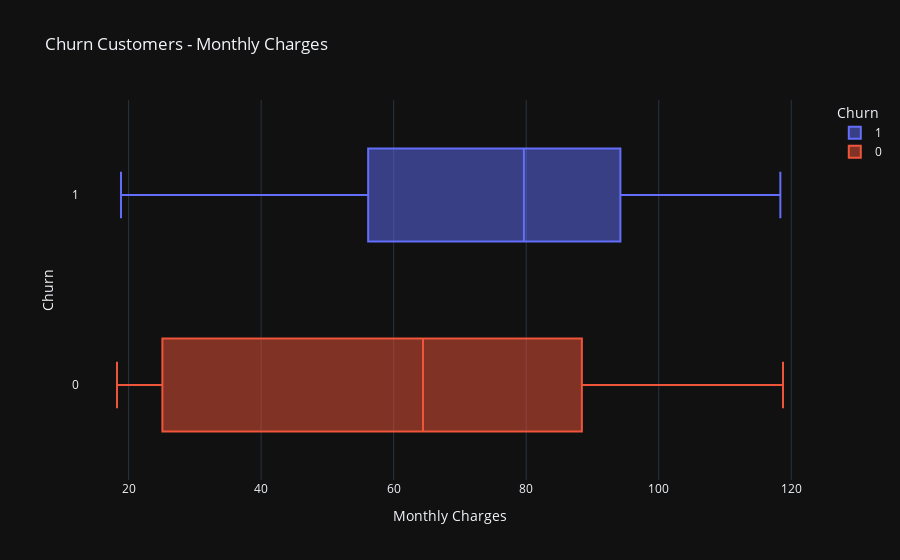
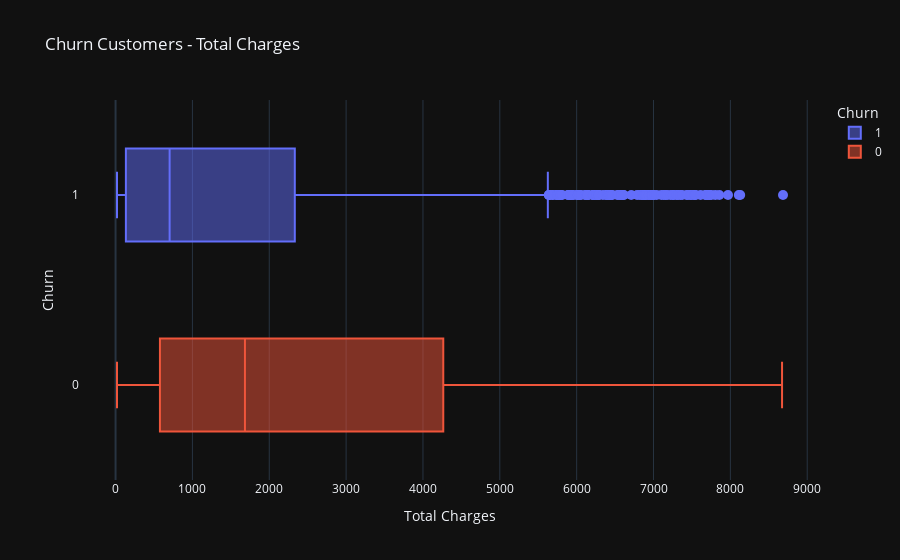

Notebook source saved alongside these figures, in order:
### Markdown cell above
**Note:** Since `Total Charge` column has a few rows with blank strings, we had to filter the dataframe before applying groupby.

### Code cell
# creating a box plot of the distributions for Total Charges`
fig = px.box(telco, x='Monthly Charges', y='Churn', color='Churn', orientation='h', title='Churn Customers - Monthly Charges')
fig.update_traces(marker=dict(size=10))
fig.show()

# creating a box plot of the distributions for `Total Charges`
fig = px.box(telco, x='Total Charges', y='Churn', color='Churn', orientation='h', title='Churn Customers - Total Charges')
fig.update_traces(marker=dict(size=10))
fig.show()

### Figure 1 — Plotly figure (JSON) as saved in the notebook; plotly's stock layout.template omitted (floating-point values rounded to 4 significant figures; data arrays with more than 128 entries replaced by an {"elided": "..."} marker saying what was removed)
{"data": [{"alignmentgroup": "True", "hovertemplate": "Churn=%{y}<br>Monthly Charges=%{x}<extra></extra>", "legendgroup": "1", "marker": {"color": "#636efa", "size": 10}, "name": "1", "notched": false, "offsetgroup": "1", "orientation": "h", "showlegend": true, "type": "box", "x": {"elided": "1869 float values"}, "x0": " ", "xaxis": "x", "y": {"elided": "1869 int values"}, "y0": " ", "yaxis": "y"}, {"alignmentgroup": "True", "hovertemplate": "Churn=%{y}<br>Monthly Charges=%{x}<extra></extra>", "legendgroup": "0", "marker": {"color": "#EF553B", "size": 10}, "name": "0", "notched": false, "offsetgroup": "0", "orientation": "h", "showlegend": true, "type": "box", "x": {"elided": "5174 float values"}, "x0": " ", "xaxis": "x", "y": {"elided": "5174 int values"}, "y0": " ", "yaxis": "y"}], "layout": {"boxmode": "overlay", "legend": {"title": {"text": "Churn"}, "tracegroupgap": 0}, "title": {"text": "Churn Customers - Monthly Charges"}, "xaxis": {"anchor": "y", "domain": [0, 1], "title": {"text": "Monthly Charges"}}, "yaxis": {"anchor": "x", "categoryarray": [0, 1], "categoryorder": "array", "domain": [0, 1], "title": {"text": "Churn"}}}}

### Figure 2 — Plotly figure (JSON) as saved in the notebook; plotly's stock layout.template omitted (floating-point values rounded to 4 significant figures; data arrays with more than 128 entries replaced by an {"elided": "..."} marker saying what was removed)
{"data": [{"alignmentgroup": "True", "hovertemplate": "Churn=%{y}<br>Total Charges=%{x}<extra></extra>", "legendgroup": "1", "marker": {"color": "#636efa", "size": 10}, "name": "1", "notched": false, "offsetgroup": "1", "orientation": "h", "showlegend": true, "type": "box", "x": {"elided": "1869 float values"}, "x0": " ", "xaxis": "x", "y": {"elided": "1869 int values"}, "y0": " ", "yaxis": "y"}, {"alignmentgroup": "True", "hovertemplate": "Churn=%{y}<br>Total Charges=%{x}<extra></extra>", "legendgroup": "0", "marker": {"color": "#EF553B", "size": 10}, "name": "0", "notched": false, "offsetgroup": "0", "orientation": "h", "showlegend": true, "type": "box", "x": {"elided": "5174 mixed values"}, "x0": " ", "xaxis": "x", "y": {"elided": "5174 int values"}, "y0": " ", "yaxis": "y"}], "layout": {"boxmode": "overlay", "legend": {"title": {"text": "Churn"}, "tracegroupgap": 0}, "title": {"text": "Churn Customers - Total Charges"}, "xaxis": {"anchor": "y", "domain": [0, 1], "title": {"text": "Total Charges"}}, "yaxis": {"anchor": "x", "categoryarray": [0, 1], "categoryorder": "array", "domain": [0, 1], "title": {"text": "Churn"}}}}
